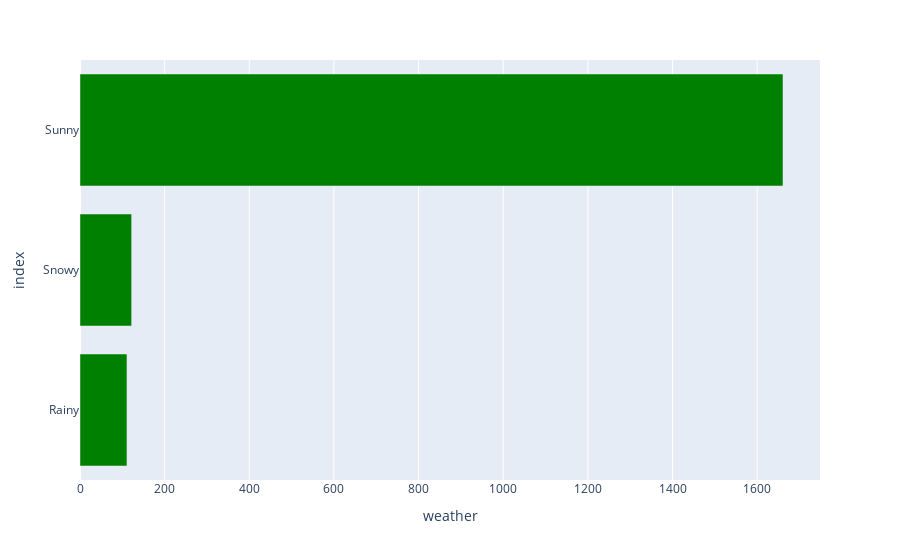

The code cell stored with this chart in its notebook:
### Code cell
# Shows the type of weather when customers have accepted coupons for coffee house. They are accepted mostly when it is sunny
px.bar(CoffeeHse_accepted['weather'].value_counts().sort_values(), x='weather', color_discrete_sequence=['green'])

### Figure 1 — Plotly figure (JSON) as saved in the notebook; plotly's stock layout.template omitted (floating-point values rounded to 4 significant figures)
{"data": [{"alignmentgroup": "True", "hovertemplate": "weather=%{x}<br>index=%{y}<extra></extra>", "legendgroup": "", "marker": {"color": "green", "pattern": {"shape": ""}}, "name": "", "offsetgroup": "", "orientation": "h", "showlegend": false, "textposition": "auto", "type": "bar", "x": [111, 122, 1661], "xaxis": "x", "y": ["Rainy", "Snowy", "Sunny"], "yaxis": "y"}], "layout": {"autosize": true, "barmode": "relative", "legend": {"tracegroupgap": 0}, "margin": {"t": 60}, "xaxis": {"anchor": "y", "autorange": true, "domain": [0, 1], "range": [0, 1748.0], "title": {"text": "weather"}, "type": "linear"}, "yaxis": {"anchor": "x", "autorange": true, "domain": [0, 1], "range": [-0.5, 2.5], "title": {"text": "index"}, "type": "category"}}}
